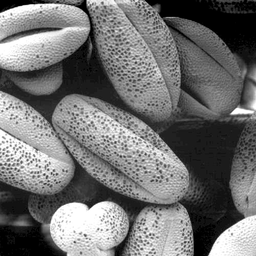
%> input picture VISION POR COMPUTADORA/EJERCICIOS/APLICAR TRANSFORMACIONES ESPACIALES/Fig3.15(a)4.jpg (cropped and resized to the size of MATLAB's example picture), 256 x 256 px, given in place of cameraman.tif, which was not available
$ octave imagenes.m   (GNU Octave 9; MATLAB toolbox functions it lacks are replaced by stand-ins)
%> lines starting %> are read from the running program, lines starting %| are printed output that depends on the picture; pictures that were not available may be replaced by others from this repository, and a replacement may not be noted
f = imread("cameraman.tif");
%> f is the input picture: size 256x256 uint8; min 0, max 255, mean 113.1

theta = pi/4;

T = [cos(theta) sin(theta) 0;
     -sin(theta) cos(theta) 0;
     0 0 1]

%% Transformación %%
tform = maketform("affine",T);

g = imtransform(f,tform);
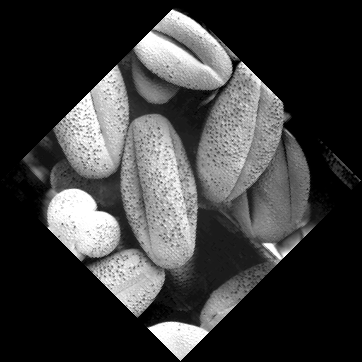
%> g: size 362x362 uint8; min 0, max 255, mean 59.9

imagesc(g)
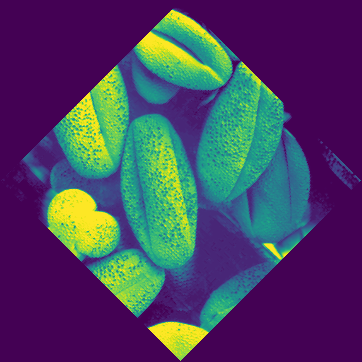
%> displayed picture: size 362x362x3, on the screen's scale of 0 to 255; mean R, G, B 73.8, 65.2, 97.6


%% Aplicar un arreglo afin para moverla %%
ruta = "Fig3.15(a)4.jpg";
im = imread(ruta);
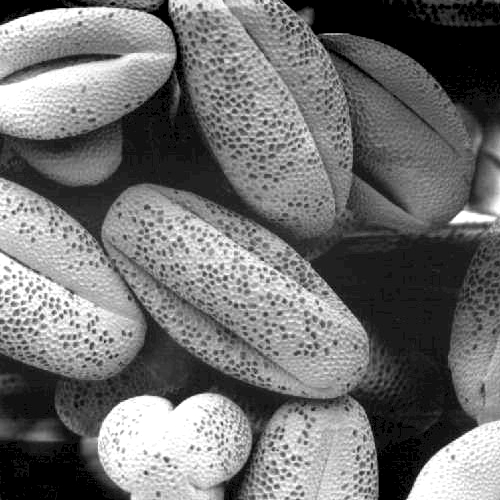
%> im: size 500x500 uint8; min 0, max 255, mean 113.2
fixed = im;

%% Aplicando el movimiento %%
moving = imresize(fixed,0.7);
moving = imrotate(moving,30,"bilinear","crop");
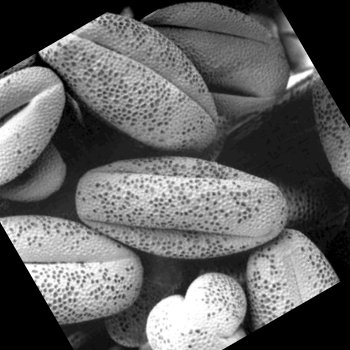
%> moving: size 350x350 uint8; min 0, max 255, mean 98.3

%% Mostrar %%
subplot(1,2,1)
imshow(im)
subplot(1,2,2)
imshow(moving)
